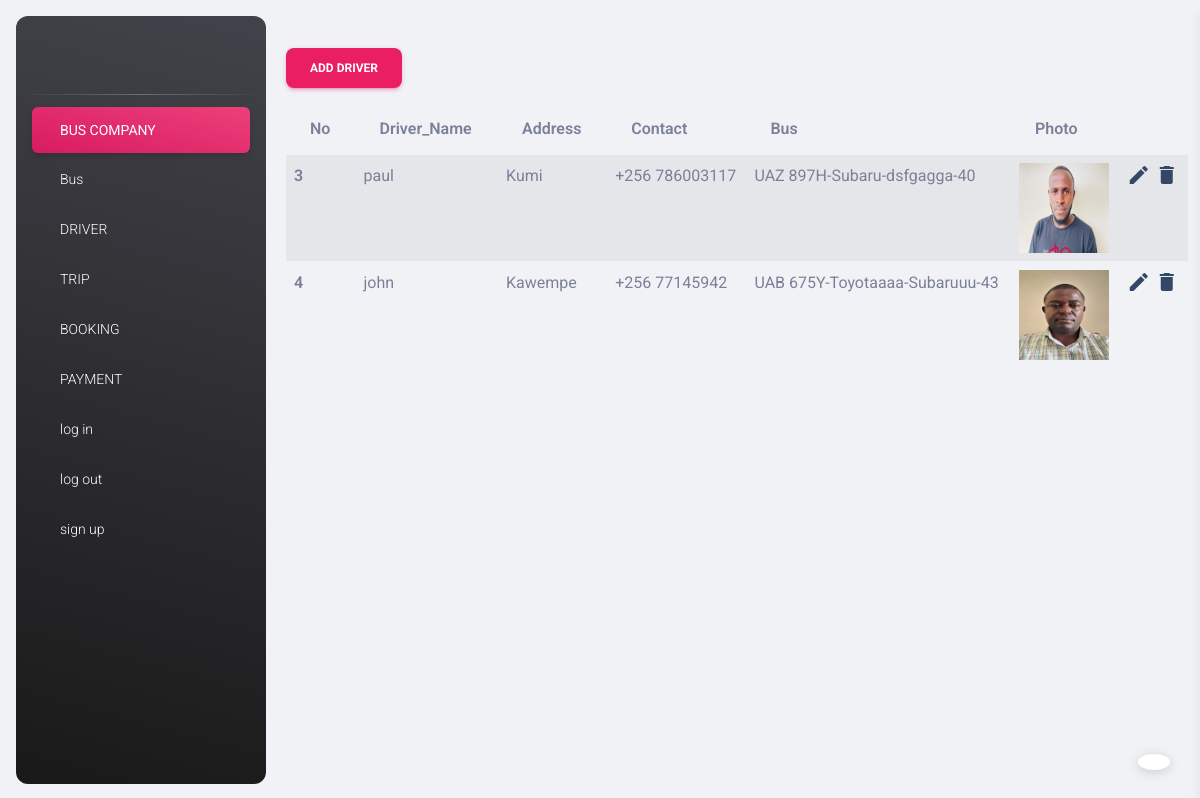
The app's page /add_driver (signed in) with its own data.
### my_app/models.py (models this page shows, shortened)
class Driver(models.Model):
    driver_name = models.CharField(max_length = 28)
    address = models.CharField(max_length = 26)
    contact = models.CharField(max_length = 14)
    bus = models.ForeignKey(Bus, on_delete = models.CASCADE)
    photo = models.ImageField(upload_to="photos/")

class Bus(models.Model):
    plate_no = models.CharField(max_length = 40)
    model = models.CharField(max_length =30)
    brand = models.CharField(max_length = 30)
    capacity = models.IntegerField()
    def __str__(self):
        return f"{self.plate_no}-{self.model}-{self.brand}-{self.capacity}"

### my_app/views.py (the view)
# urls.py: path('add_driver', add_driver_view, name="add_driver_page"),
@login_required
def add_driver_view(request):
        message=''
        if request.method == "POST":
                driver_form = DriverForm(request.POST, request.FILES)
                if driver_form.is_valid():
                        driver_form.save()
                        messages.success(request, "Driver Added Successfully")
        driver_form = DriverForm()
        drivers = Driver.objects.all()
        context = {
                'form':driver_form,
                'msg':message,
                'drivers':drivers
        }
        return render(request, "add_driver.html", context)

### my_app/templates/add_driver.html (shortened to what this page needs)
{% extends './base.html' %}
{% load static %}
{% load crispy_forms_tags %}
{% block content %}
<link rel="stylesheet" href="https://cdnjs.cloudflare.com/ajax/libs/font-awesome/5.15.4/css/all.min.css" />
<div class="container">
    <form method="post" enctype="multipart/form-data">
        <button type="button" class="btn btn-primary" data-bs-toggle="modal" data-bs-target="#exampleModal">
            Add Driver
          </button>
    </form>
    <table class="table table-striped">
        <thead>
            <tr>
                <th scope="col">No</th>
                <th scope="col">Driver_Name</th>
                <th scope="col">Address</th>
                <th scope="col">Contact</th>
                <th scope="col">Bus</th>
                <th scope="col">Photo</th>
                <th scope="col"></th>
            </tr>
        </thead>
        <tbody>
            {% for driver in drivers %}
                <tr>
                    <th scope="row">{{ driver.id }}</th>
                    <td>{{ driver.driver_name }}</td>
                    <td>{{ driver.address }}</td>
                    <td>{{ driver.contact }}</td>
                    <td>{{ driver.bus }}</td>
                    <td>
                        <img src="{{driver.photo.url}}" width="90px" height="90px">
                    </td>
                    <td>
                        <a href="{% url 'edit_driver_page' driver.id %}">
                            <i class="material-icons">edit</i>
                        </a>
                        <a href="{% url 'delete_driver_page' driver.id %}" onclick="return confirm('Are you sure you want to delete this deposit?')">
                            <i class="material-icons">delete</i>
                        </a>
                    </td>
                </tr>
            {% endfor %}
        </tbody>
    </table>
</div>
{% endblock content %}

### my_app/templates/base.html (shortened to what this page needs)
<!DOCTYPE html>
<html lang="en">
{% load static %}
{% load crispy_forms_tags %}
<head>
  <link href="../assets/css/nucleo-icons.css" rel="stylesheet" />
  <link href="../assets/css/nucleo-svg.css" rel="stylesheet" />
  <link id="pagestyle" href="{% static '/assets/css/material-dashboard.css' %}" rel="stylesheet" />
</head>
<body class="g-sidenav-show  bg-gray-200">
  <aside class="sidenav navbar navbar-vertical navbar-expand-xs border-0 border-radius-xl my-3 fixed-start ms-3   bg-gradient-dark" id="sidenav-main">
    <div class="sidenav-header">
    </div>
    <hr class="horizontal light mt-0 mb-2">
    <div class="collapse navbar-collapse  w-auto " id="sidenav-collapse-main">
      <ul class="navbar-nav">
        <li class="nav-item">
          <a class="nav-link text-white active bg-gradient-primary" href="../pages/dashboard.html">
            <span class="nav-link-text ms-1">BUS COMPANY</span>
          </a>
        </li>
        <li class="nav-item">
          <a class="nav-link text-white " href="{%url 'add_bus_page'%}">
            <span class="nav-link-text ms-1">Bus</span>
          </a>
        </li>
        <li class="nav-item">
          <a class="nav-link text-white " href="{%url 'add_driver_page'%}">
            <span class="nav-link-text ms-1">DRIVER</span>
          </a>
        </li>
        <li class="nav-item">
          <a class="nav-link text-white " href="{%url 'add_trip_page'%}">
            <span class="nav-link-text ms-1">TRIP</span>
          </a>
        </li>
        <li class="nav-item">
          <a class="nav-link text-white " href="{%url 'add_booking_page'%}">
            <span class="nav-link-text ms-1">BOOKING</span>
          </a>
        </li>
        <li class="nav-item">
          <a class="nav-link text-white " href="{%url 'add_payment_page'%}">
            <span class="nav-link-text ms-1">PAYMENT</span>
          </a>
        </li>
        <li class="nav-item">
          <a class="nav-link text-white " href="{%url 'login'%}">
            <span class="nav-link-text ms-1">log in</span>
          </a>
        </li>
        <li class="nav-item">
          <a class="nav-link text-white " href="{%url 'logout'%}">
            <span class="nav-link-text ms-1">log out</span>
          </a>
        </li>
        <li class="nav-item">
          <a class="nav-link text-white " href="{%url 'sign_up_page'%}">
            <span class="nav-link-text ms-1">sign up</span>
          </a>
        </li>
      </ul>
    </div>
  </aside>
  <main class="main-content position-relative max-height-vh-100 h-100 border-radius-lg ">
    <nav class="navbar navbar-main navbar-expand-lg px-0 mx-4 shadow-none border-radius-xl" id="navbarBlur" data-scroll="true">
      <div class="container-fluid py-1 px-3">
        </div>
    </nav>
    <div class="container-fluid py-4">
      <div class="row">
      {% block content %}{% endblock content%}
        </div>
      </div>
      <footer class="footer py-4  ">
      </footer>
  </main>
  <div class="fixed-plugin">
    <a class="fixed-plugin-button text-dark position-fixed px-3 py-2">
    </a>
  </div>
</body>
</html>

### records on screen
Driver: id "3", driver_name "paul", address "Kumi", contact "+256 786003117", bus "UAZ 897H-Subaru-dsfgagga-40", photo (picture)
Driver: id "4", driver_name "john", address "Kawempe", contact "+256 77145942", bus "UAB 675Y-Toyotaaaa-Subaruuu-43", photo (picture)
